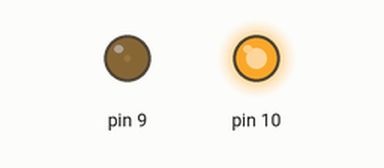
Simulated run of this sketch. Board: Arduino Uno, built with avr-gcc and run on an emulated ATmega328P. Parts: output pins drawn as LEDs (lit = HIGH).

Above: at 0.05 s.
At 0.5 s:
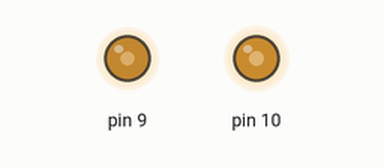
At 0.9 s:
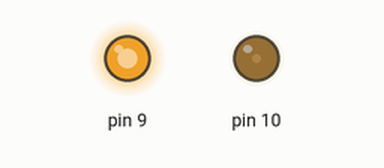
At 1.8 s:
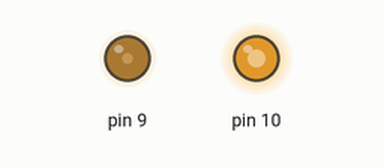
Timing chart, 0 to 4.8 s (numbered marks = the images above):
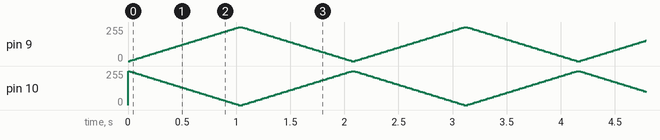

The sketch:

Fade.ino
```cpp
// (licence header left out)
// Fade: two LEDs, on D9 and D10, swap brightness back and forth. analogWrite
// does not make a voltage in between: it switches the pin on and off 490
// times a second, on for longer the higher the number.
void setup() {
  pinMode(9, OUTPUT);
  pinMode(10, OUTPUT);
}

void loop() {
  for (int level = 0; level <= 255; level += 5) {
    analogWrite(9, level);
    analogWrite(10, 255 - level);
    delay(20);
  }
  for (int level = 255; level >= 0; level -= 5) {
    analogWrite(9, level);
    analogWrite(10, 255 - level);
    delay(20);
  }
}
```
